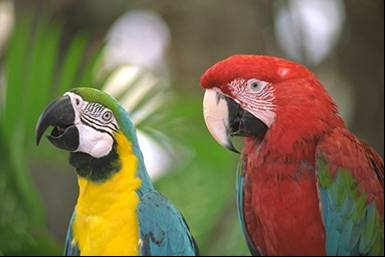
%> input picture Parrots.jpg, 385 x 257 px
$ octave image_analysis.m   (GNU Octave 9; MATLAB toolbox functions it lacks are replaced by stand-ins)
%> lines starting %> are read from the running program, lines starting %| are printed output that depends on the picture; in (x1, y1, x2, y2) boxes, pixels count from 0 and x2, y2 are one past the last pixel; in counts of white or black regions, pixels touching at a corner belong together; the program's own positions count from 1
% 1. Read in the image “Parrots.jpg”.
img = imread('C:\tmp\Parrots.jpg');
%> img is the input picture: size 257x385x3 uint8; mean R, G, B 121.2, 109.1, 75.8
%{
2. Display the size of an image “Parrots.jpg” on the screen. It should be
something like (A B 3), where A × B is the number of pixels in each plane,
and the image has 3 planes
%}
disp(size(img));
%|    257   385     3

%{
3. Display the maximum value in the 1st plane of the image on the screen
%}
R = img(:,:,1); % Red
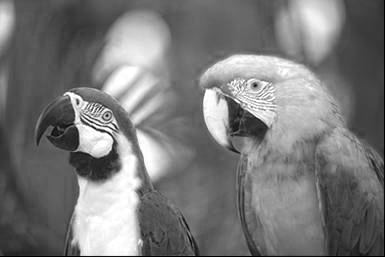
%> R: size 257x385 uint8; min 0, max 255, mean 121.2
max_R = max(R(:)); % max value in first layer (Red)
%> max_R = 255
disp(max_R);
%| 255

%{
4. Display the minimum value in the second plane of the image on the
screen
%}
G = img(:,:,2); % Green
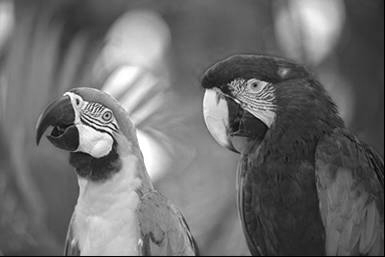
%> G: size 257x385 uint8; min 0, max 255, mean 109.1
min_G = min(G(:)); % min value in the second layer (Green)
%> min_G = 0
disp(min_G);
%| 0

%{
5. Display how many elements (i.e. pixels) in the third plane of image
is greater than 150
%}
B = img(:,:,3); % Blue
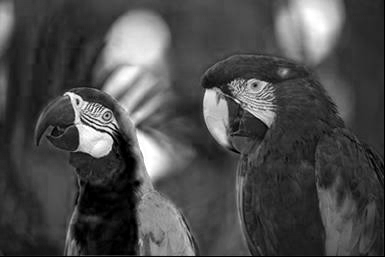
%> B: size 257x385 uint8; min 0, max 255, mean 75.8
greater_than_150 = B>150;
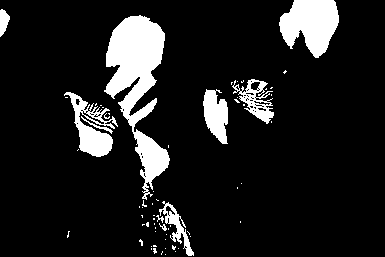
%> greater_than_150: size 257x385 logical; 11.8% white; 64 white regions (54 under 20 px), largest, box (x1, y1, x2, y2) and area: (104, 15, 170, 200) 5264, (279, 0, 339, 58) 2376, (64, 92, 118, 157) 1360
disp(sum(greater_than_150(:)))
%| 11721
